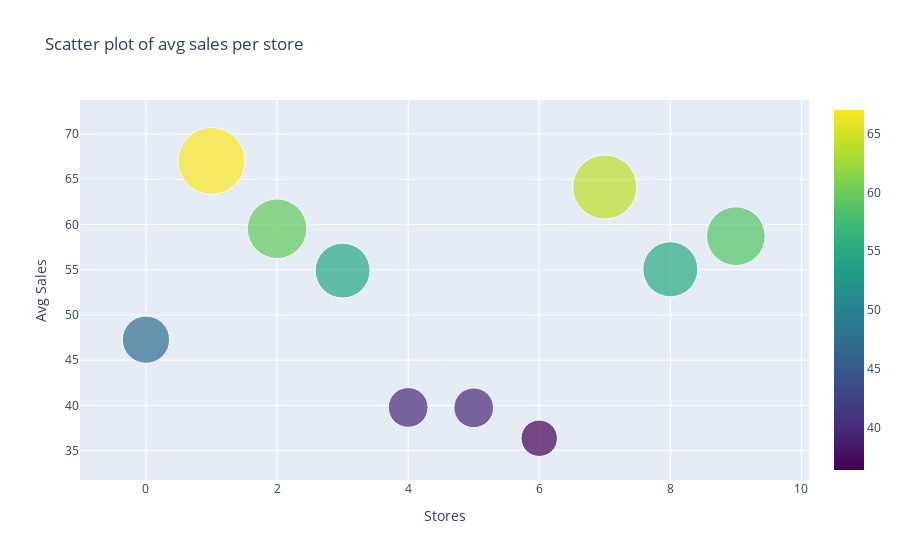

This figure's notebook cell:
### Code cell
sales_store_data = go.Scatter(
    y = sales_across_store_df.avg_sale.values,
    mode='markers',
    marker=dict(
        size = sales_across_store_df.avg_sale.values,
        color = sales_across_store_df.avg_sale.values,
        colorscale='Viridis',
        showscale=True
    ),
    text = sales_across_store_df.index.values
)
data = [sales_store_data]

sales_store_layout = go.Layout(
    autosize= True,
    title= 'Scatter plot of avg sales per store',
    hovermode= 'closest',
    xaxis= dict(
        title= 'Stores',
        ticklen= 10,
        zeroline= False,
        gridwidth= 1,
    ),
    yaxis=dict(
        title= 'Avg Sales',
        ticklen= 10,
        zeroline= False,
        gridwidth= 1,
    ),
    showlegend= False
)
fig = go.Figure(data=data, layout=sales_store_layout)
py.iplot(fig,filename='scatter_sales_store')

### Figure 1 — Plotly figure (JSON) as saved in the notebook; plotly's stock layout.template omitted (floating-point values rounded to 4 significant figures)
{"data": [{"marker": {"color": [47.27, 67.03, 59.53, 54.9, 39.77, 39.73, 36.36, 64.14, 55.05, 58.71], "colorscale": [[0, "#440154"], [0.1111, "#482878"], [0.2222, "#3e4989"], [0.3333, "#31688e"], [0.4444, "#26828e"], [0.5556, "#1f9e89"], [0.6667, "#35b779"], [0.7778, "#6ece58"], [0.8889, "#b5de2b"], [1, "#fde725"]], "showscale": true, "size": [47.27, 67.03, 59.53, 54.9, 39.77, 39.73, 36.36, 64.14, 55.05, 58.71]}, "mode": "markers", "text": [1, 2, 3, 4, 5, 6, 7, 8, 9, 10], "type": "scatter", "y": [47.27, 67.03, 59.53, 54.9, 39.77, 39.73, 36.36, 64.14, 55.05, 58.71]}], "layout": {"autosize": true, "hovermode": "closest", "showlegend": false, "title": {"text": "Scatter plot of avg sales per store"}, "xaxis": {"gridwidth": 1, "ticklen": 10, "title": {"text": "Stores"}, "zeroline": false}, "yaxis": {"gridwidth": 1, "ticklen": 10, "title": {"text": "Avg Sales"}, "zeroline": false}}}
